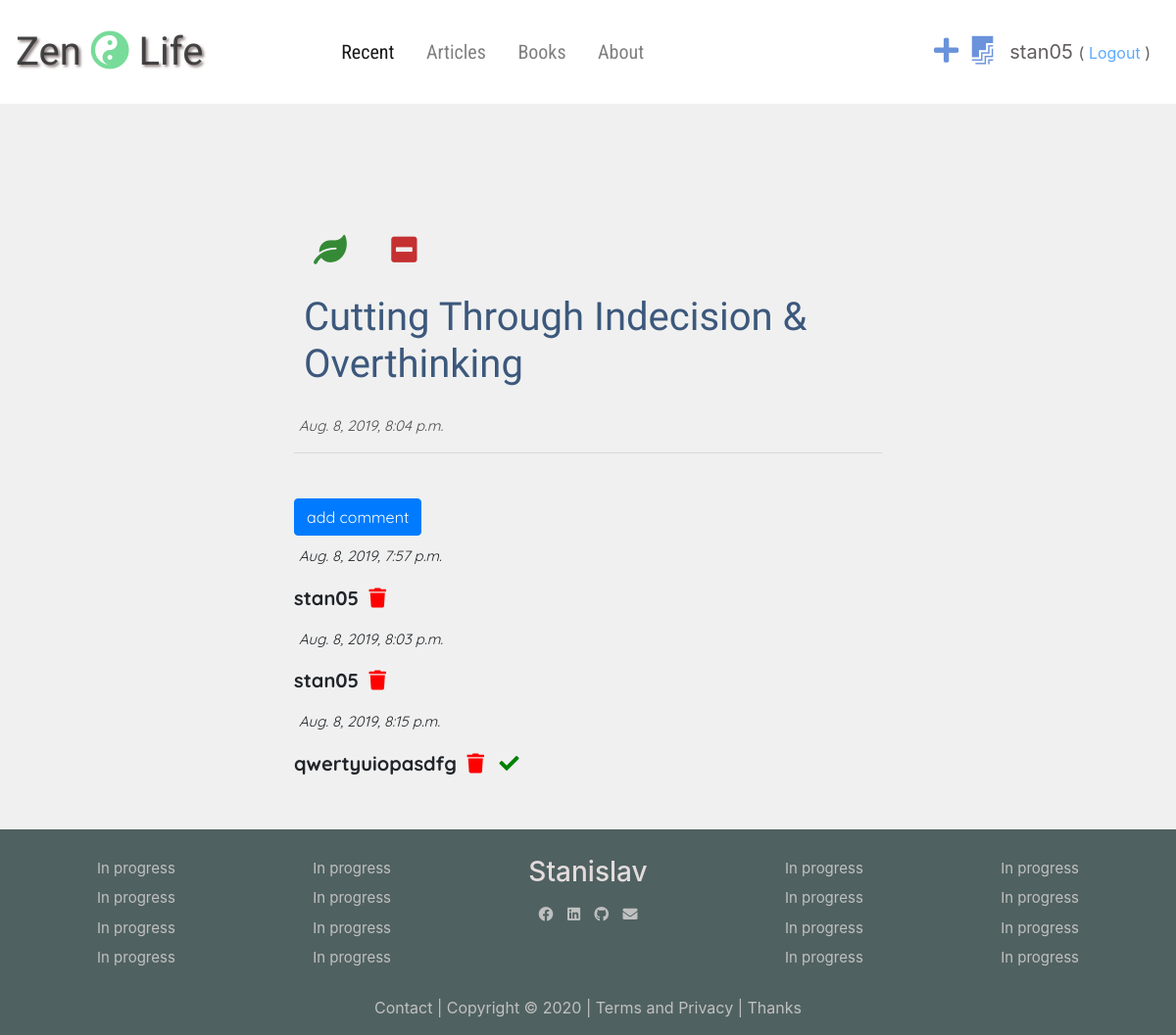
The app's page /post/4/ (signed in) with its own data.
### blogApp/models.py (models this page shows, shortened)
class Post(models.Model):
    author = models.ForeignKey('auth.User', on_delete=models.CASCADE)
    title = models.CharField(max_length=250)
    text = models.TextField()
    created_date = models.DateTimeField(default=timezone.now)
    published_date = models.DateTimeField(default=None)

class Comment(models.Model):
    post = models.ForeignKey('blogApp.Post', on_delete=models.CASCADE, related_name='comments') #if post deleted the comments will be also deleted
    author = models.CharField(max_length=200)
    created_date = models.DateTimeField(default=timezone.now)
    text = models.TextField()
    approved = models.BooleanField(null=True, blank=True)

### blogApp/views.py (the view)
# urls.py: path('post/<int:pk>/', views.post_detail, name='post_detail'),
def post_detail(request, pk):
    post = get_object_or_404(Post, pk=pk)
    stuff_for_frontend = {'post': post}
    return render(request, 'blogApp/post_detail.html', stuff_for_frontend)

### blogApp/templatetags/markdownify.py (called while the page is built)
@register.filter
def markdown(value):
    renderer = HighlightRenderer()
    markdown = mistune.Markdown(renderer=renderer)
    return markdown(value)

### blogApp/templates/blogApp/post_detail.html (shortened to what this page needs)
{% extends 'blogApp/base.html' %}
{% load markdownify %}
{% block content %}
    <div class="post-div">
        {% if user == post.author or user.is_superuser %}
            <a href=" {%  url 'post_edit' pk=post.pk %} "><i class="fas fa-leaf fa-2x" style="color: rgb(53, 138, 53);"></i></a>
            <a href=" {% url 'post_delete' pk=post.pk %} " onclick="return confirm('Are you sure you want to delete this post?')">
                <i class="fas fa-minus-square fa-2x" style="color: rgb(197, 48, 48)" ></i>
            </a>
        {% endif %}
        <h2>{{ post.title }}</h2>
        {% if post.published_date %}
            <p class="time">{{ post.published_date }}</p>
        {% endif %}
        <hr id="comments"><br>
        {% if user.is_authenticated  %}
            <a href="{% url 'post_comment' pk=post.pk %}" class="btn btn-primary">add comment</a>
        {% endif %}
    </div>
    <div class="comments">
        {% for comment in post.comments.all %}
            {% if comment.approved or user.is_superuser %}
                <p class="time"> {{ comment.created_date }}</p>
                <strong>{{ comment.author }}</strong>
                {% if user.is_superuser or user == post.author or user == comment.author %}
                    <a href="{% url 'delete_comment' pk=comment.pk %}"><i class="fas fa-trash" style="color:red;"></i></a>
                {% endif %}
                {% if not comment.approved and user.is_superuser %}
                    <a href="{% url 'approve_comment' pk=comment.pk %}"><i class="fas fa-check" style="color: green;"></i></a>
                {% endif %}
            {% endif %}
        {% empty %}
            <br><br><br><p>No comments yet...</p><br>
        {% endfor %}
    </div>
{% endblock %}

### blogApp/templates/blogApp/base.html (shortened to what this page needs)
{% load staticfiles %}
<!DOCTYPE html>
<html>
<head>
    <link rel="stylesheet" href="https://stackpath.bootstrapcdn.com/bootstrap/4.4.1/css/bootstrap.min.css">
    <link rel="stylesheet" href="https://use.fontawesome.com/releases/v5.9.0/css/all.css">
    <link rel="stylesheet" href="https://use.fontawesome.com/releases/v5.9.0/css/v4-shims.css">
    <link rel="stylesheet" href=" {% static 'css/blogApp.css' %} ">
    <link rel="stylesheet" href=" {% static 'css/zenburn.css' %} ">
</head>
<body>
    <nav class="navbar navbar-expand-md navbar-light">
        <a class="navbar-brand logo" href=" {% url 'post_list' %} ">Zen <i class="fas fa-yin-yang"></i> Life</a>
        <div class="collapse navbar-collapse nav-div" id="navbarSupportedContent">
            <ul class="navbar-nav">
                <li class="nav-item active">
                    <a class="nav-link" href=" {% url 'post_list' %}">Recent</a>
                </li>
                <li class="nav-item">
                    <a class="nav-link" href=" {% url 'articles' %}">Articles</a>
                </li>
                <li class="nav-item">
                    <a class="nav-link" href=" {% url 'books' %}">Books</a>
                </li>
                <li class="nav-item">
                    <a class="nav-link" href=" {% url 'about' %}">About</a>
                </li>
            </ul>
        </div>
        <div class="nav-login">
            {% if user.is_authenticated %}
            <a href=" {% url 'post_new' %} " data-toggle="tooltip" data-placement="bottom" title="Add a post"><i id="" class="fas fa-plus"></i></a>
            <a href="{% url 'post_draft' %}" data-toggle="tooltip" data-placement="bottom" title="See my drafts"><i id="" class="fab fa-firstdraft"></i></a>
            <p> {{ user.username|truncatechars:10 }} <small>( <a href="{% url 'logout' %}?next={% url 'post_list' %}">Logout</a>
                    )</small></p>
            {% else %}
            <a href="{% url 'login' %}" class="nav-else"><i class="fas fa-sign-in-alt fa-2x"></i></a>
            {% endif %}
        </div>
    </nav>
    <div class="content-wrapper">
        <div class="content-div col-md-6">
            {% block content %}
            {% endblock %}
        </div>
    </div>
    <div class="footer-wrapper">
        <div class="footer-div">
            <ul class="d-sm-block d-none">
                <li><a href="">In progress</a></li>
                <li><a href="">In progress</a></li>
                <li><a href="">In progress</a></li>
                <li><a href="">In progress</a></li>
            </ul>
            <ul class="d-lg-block d-none">
                <li><a href="">In progress</a></li>
                <li><a href="">In progress</a></li>
                <li><a href="">In progress</a></li>
                <li><a href="">In progress</a></li>
            </ul>
            <ul class="contact-info">
                <li><h3>Stanislav</h3></li>
                <li>
                    <a href=""><i class="fab fa-facebook"></i></a>
                    <a href=""><i class="fab fa-linkedin"></i></a>
                    <a href=""><i class="fab fa-github"></i></a>
                    <a href=""><i class="fas fa-envelope"></i></a>
                </li>
            </ul>
            <ul class="d-sm-block d-none">
                <li><a href="">In progress</a></li>
                <li><a href="">In progress</a></li>
                <li><a href="">In progress</a></li>
                <li><a href="">In progress</a></li>
            </ul>
            <ul class="d-lg-block d-none">
                <li><a href="">In progress</a></li>
                <li><a href="">In progress</a></li>
                <li><a href="">In progress</a></li>
                <li><a href="">In progress</a></li>
            </ul>
        </div>
        <p id="copyright">
            <a href="" class="d-none d-sm-inline-block">
                Contact |
            </a>
            <a href="">
                Copyright © 2020
            </a>
            <a href="" class="d-none d-sm-inline-block">
                | Terms and Privacy
            </a>
            <a href="" class="d-none d-md-inline-block">
                | Thanks
            </a></p>
    </div>
</body>
</html>

### blogApp/static/css/blogApp.css (style rules this page uses)
* { margin: 0; padding: 0; }
html, body { min-height: 100%; height: 100%; width: 100%; margin: 0; padding: 0; font-size: 100%; }
body { background-color: rgb(240, 240, 240); font-size: 16px; }
.navbar { background: #fff; }
.nav-div ul li { padding-right: 6% !important; }
.nav-div ul li a { font-size: 1.25rem; font-family: 'Roboto Condensed', sans-serif; color: rgb(59, 53, 53); }
.logo { color: rgb(105, 87, 87); font-size: 2.5rem; padding-right: 10%; font-family: 'Barriecito', cursive; text-shadow: 2px 2px 3px rgb(105, 87, 87); opacity: 0.8; }
.logo i { color: rgb(86, 211, 128); text-shadow: none; }
.nav-login { display: none; }
.nav-login a i { color: rgb(106, 147, 219); padding: 1.9rem 0.425rem; font-size: 1.8rem; }
.nav-login p { font-size: 1.25rem; color: rgb(59, 53, 53); opacity: 0.8; padding: 1.25rem 0.625rem; float: right; margin: 0; }
.nav-login p a { text-decoration: none; opacity: 0.8; }
.content-wrapper { text-align: center; margin-top: 7% }
.content-div { display: inline-block; text-align: left; padding: 1.25rem 0px; font-family: 'Quicksand', sans-serif; font-size: 1.25rem; }
.content-div a i { font-size: 1.875rem; padding: 0.625rem; color: rgb(70, 119, 204); }
.post-div { padding: 0.625rem 0; }
.post-div a i { padding: 1.25rem; }
.post-div h2 { padding: 0.625rem 1.25rem 1.25rem 0.625rem; font-family: 'Indie Flower', cursive; font-size: 2.5rem; color: rgb(60, 88, 124); }
.post-div p { color: rgb(77, 74, 74); }
.time { margin-left: 5px !important; font-style: italic; font-size: 0.9375rem; }
.comments a i { font-size: 1.25rem; padding: 5px; }
.footer-wrapper { background-color: rgb(80, 97, 97); width: 100%; }
.footer-wrapper p { text-align: center; color: silver; padding-bottom: 1rem !important; margin: 0; }
.footer-div { color: rgb(228, 220, 220); margin: 1rem 1.8rem; display: flex; text-align: center; justify-content: space-around; padding-top: 1rem; }
.footer-div ul { flex-flow: column; list-style: none; margin: 0.5rem 1rem; }
.footer-div ul li { padding: 3px; }
.footer-div ul li a { color: silver; text-decoration: none; font-size: 0.9375rem; }
.contact-info a i { padding: 5px; }
#copyright a { text-decoration: none; color: silver; }
@media only screen and (min-width: 768px) { .nav-login { display: flex; align-items: center; } }

### records on screen
Post: title "Cutting Through Indecision & Overthinking", published_date "Aug. 8, 2019, 8:04 p.m."
Comment: created_date "Aug. 8, 2019, 7:57 p.m.", author "stan05"
Comment: created_date "Aug. 8, 2019, 8:03 p.m.", author "stan05"
Comment: created_date "Aug. 8, 2019, 8:15 p.m.", author "qwertyuiopasdfg", approved False (drawn)

### other values on screen
{{ user.username|truncatechars:10 }} "stan05"
